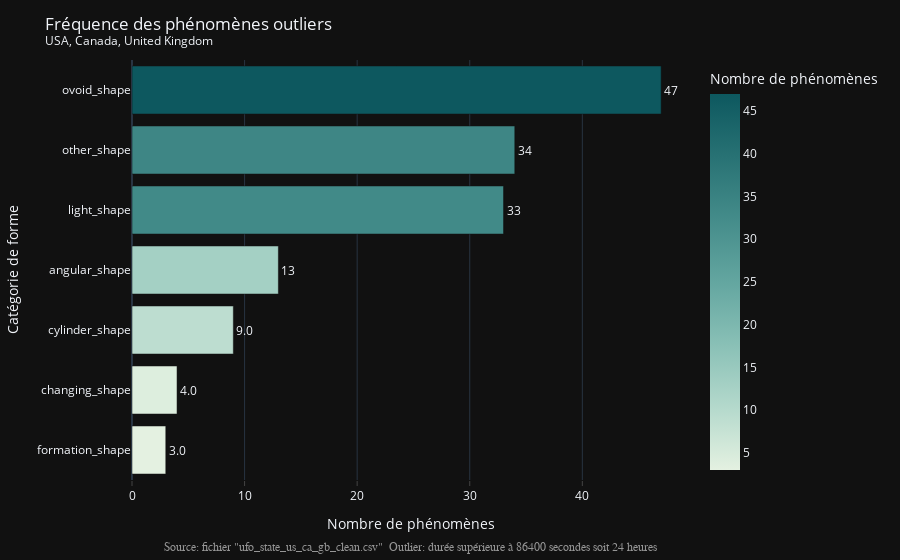

Notebook cell for this chart:
### Code cell
#  graph
fig = px.bar(df_count_outlier,
             y='cat_UFO_shape',
             x='count_ufo',
             text='count_ufo',
             labels={'count_ufo': 'Nombre de phénomènes',
                     'cat_UFO_shape': 'Catégorie de forme'},
             color='count_ufo',
             color_continuous_scale=COLOR_UFO_SHAPE,
             template=TEMPLATE)

# text
fig.update_traces(texttemplate='%{text:.2s}',
                  textposition='outside')

fig.update_layout(title='Fréquence des phénomènes outliers<br>'
                  '<sup>USA, Canada, United Kingdom</sup>',
                  showlegend=True)

# axes
fig.update_xaxes(showgrid=True, ticks="outside")

# annotations
annotations = []

# Source
annotations.append(dict(xref='paper', yref='paper', x=0.5, y=-0.14,
                        xanchor='center', yanchor='top',
                        text='Source: fichier "ufo_state_us_ca_gb_clean.csv" ' +
                        ' Outlier: durée supérieure à 86400 secondes soit 24 heures',
                        font=dict(family='Arial',
                                  size=12,
                                  color='rgb(150,150,150)'),
                        showarrow=False))

fig.update_layout(annotations=annotations)

fig.show()

### Figure 1 — Plotly figure (JSON) as saved in the notebook; plotly's stock layout.template omitted (floating-point values rounded to 4 significant figures)
{"data": [{"alignmentgroup": "True", "hovertemplate": "Nombre de phénomènes=%{marker.color}<br>Catégorie de forme=%{y}<extra></extra>", "legendgroup": "", "marker": {"color": [3, 4, 9, 13, 33, 34, 47], "coloraxis": "coloraxis"}, "name": "", "offsetgroup": "", "orientation": "h", "showlegend": false, "text": [3, 4, 9, 13, 33, 34, 47], "textposition": "outside", "texttemplate": "%{text:.2s}", "type": "bar", "x": [3, 4, 9, 13, 33, 34, 47], "xaxis": "x", "y": ["formation_shape", "changing_shape", "cylinder_shape", "angular_shape", "light_shape", "other_shape", "ovoid_shape"], "yaxis": "y"}], "layout": {"annotations": [{"font": {"color": "rgb(150,150,150)", "family": "Arial", "size": 12}, "showarrow": false, "text": "Source: fichier \"ufo_state_us_ca_gb_clean.csv\"  Outlier: durée supérieure à 86400 secondes soit 24 heures", "x": 0.5, "xanchor": "center", "xref": "paper", "y": -0.14, "yanchor": "top", "yref": "paper"}], "barmode": "relative", "coloraxis": {"colorbar": {"title": {"text": "Nombre de phénomènes"}}, "colorscale": [[0, "rgb(228, 241, 225)"], [0.1667, "rgb(180, 217, 204)"], [0.3333, "rgb(137, 192, 182)"], [0.5, "rgb(99, 166, 160)"], [0.6667, "rgb(68, 140, 138)"], [0.8333, "rgb(40, 114, 116)"], [1, "rgb(13, 88, 95)"]]}, "legend": {"tracegroupgap": 0}, "margin": {"t": 60}, "showlegend": true, "title": {"text": "Fréquence des phénomènes outliers<br><sup>USA, Canada, United Kingdom</sup>"}, "xaxis": {"anchor": "y", "domain": [0, 1], "showgrid": true, "ticks": "outside", "title": {"text": "Nombre de phénomènes"}}, "yaxis": {"anchor": "x", "domain": [0, 1], "title": {"text": "Catégorie de forme"}}}}
